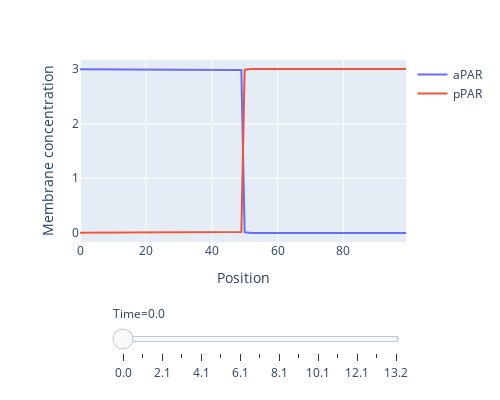

The cell this chart's notebook holds for it:
### Code cell
df4 = pd.DataFrame({'Time': np.around(times2, 1), 'Position': [np.arange(len(soln2[0]))] * len(times2), 
                    'aPAR': list(solns2[0]), 'pPAR': list(solns2[1])}).explode(column=['Position', 'aPAR', 'pPAR'])
fig = px.line(data_frame=df4, x='Position', y=['aPAR', 'pPAR'], width=500, height=400, labels={"value": "Membrane concentration"}, 
              animation_frame='Time')
fig["layout"].pop("updatemenus")
fig.update_layout(legend_title="")
fig.show()

### Figure 1 — Plotly figure (JSON) as saved in the notebook; plotly's stock layout.template omitted (floating-point values rounded to 4 significant figures)
{"data": [{"hovertemplate": "variable=aPAR<br>Time=0.0<br>Position=%{x}<br>Membrane concentration=%{y}<extra></extra>", "legendgroup": "aPAR", "line": {"color": "#636efa", "dash": "solid"}, "marker": {"symbol": "circle"}, "mode": "lines", "name": "aPAR", "orientation": "v", "showlegend": true, "type": "scatter", "x": [0, 1, 2, 3, 4, 5, 6, 7, 8, 9, 10, 11, 12, 13, 14, 15, 16, 17, 18, 19, 20, 21, 22, 23, 24, 25, 26, 27, 28, 29, 30, 31, 32, 33, 34, 35, 36, 37, 38, 39, 40, 41, 42, 43, 44, 45, 46, 47, 48, 49, 50, 51, 52, 53, 54, 55, 56, 57, 58, 59, 60, 61, 62, 63, 64, 65, 66, 67, 68, 69, 70, 71, 72, 73, 74, 75, 76, 77, 78, 79, 80, 81, 82, 83, 84, 85, 86, 87, 88, 89, 90, 91, 92, 93, 94, 95, 96, 97, 98, 99], "xaxis": "x", "y": [2.992, 2.992, 2.992, 2.992, 2.992, 2.992, 2.992, 2.992, 2.992, 2.992, 2.992, 2.992, 2.992, 2.992, 2.992, 2.992, 2.992, 2.992, 2.992, 2.992, 2.992, 2.992, 2.992, 2.992, 2.992, 2.992, 2.992, 2.992, 2.992, 2.992, 2.992, 2.992, 2.992, 2.992, 2.992, 2.992, 2.992, 2.992, 2.992, 2.992, 2.992, 2.992, 2.992, 2.992, 2.992, 2.992, 2.992, 2.992, 2.991, 2.98, 0.01135, 0.0004838, 0.0004627, 0.0004626, 0.0004626, 0.0004626, 0.0004626, 0.0004626, 0.0004626, 0.0004626, 0.0004626, 0.0004626, 0.0004626, 0.0004626, 0.0004626, 0.0004626, 0.0004626, 0.0004626, 0.0004626, 0.0004626, 0.0004626, 0.0004626, 0.0004626, 0.0004626, 0.0004626, 0.0004626, 0.0004626, 0.0004626, 0.0004626, 0.0004626, 0.0004626, 0.0004626, 0.0004626, 0.0004626, 0.0004626, 0.0004626, 0.0004626, 0.0004626, 0.0004626, 0.0004626, 0.0004626, 0.0004626, 0.0004626, 0.0004626, 0.0004626, 0.0004626, 0.0004626, 0.0004626, 0.0004626, 0.0004626], "yaxis": "y"}, {"hovertemplate": "variable=pPAR<br>Time=0.0<br>Position=%{x}<br>Membrane concentration=%{y}<extra></extra>", "legendgroup": "pPAR", "line": {"color": "#EF553B", "dash": "solid"}, "marker": {"symbol": "circle"}, "mode": "lines", "name": "pPAR", "orientation": "v", "showlegend": true, "type": "scatter", "x": [0, 1, 2, 3, 4, 5, 6, 7, 8, 9, 10, 11, 12, 13, 14, 15, 16, 17, 18, 19, 20, 21, 22, 23, 24, 25, 26, 27, 28, 29, 30, 31, 32, 33, 34, 35, 36, 37, 38, 39, 40, 41, 42, 43, 44, 45, 46, 47, 48, 49, 50, 51, 52, 53, 54, 55, 56, 57, 58, 59, 60, 61, 62, 63, 64, 65, 66, 67, 68, 69, 70, 71, 72, 73, 74, 75, 76, 77, 78, 79, 80, 81, 82, 83, 84, 85, 86, 87, 88, 89, 90, 91, 92, 93, 94, 95, 96, 97, 98, 99], "xaxis": "x", "y": [0.005027, 0.005027, 0.005027, 0.005027, 0.005027, 0.005027, 0.005027, 0.005027, 0.005027, 0.005027, 0.005027, 0.005027, 0.005027, 0.005027, 0.005027, 0.005027, 0.005027, 0.005027, 0.005027, 0.005027, 0.005027, 0.005027, 0.005027, 0.005027, 0.005027, 0.005027, 0.005027, 0.005027, 0.005027, 0.005027, 0.005027, 0.005027, 0.005027, 0.005027, 0.005027, 0.005027, 0.005027, 0.005027, 0.005027, 0.005027, 0.005027, 0.005027, 0.005027, 0.005027, 0.005027, 0.005027, 0.005027, 0.005027, 0.005048, 0.01592, 2.985, 2.996, 2.997, 2.997, 2.997, 2.997, 2.997, 2.997, 2.997, 2.997, 2.997, 2.997, 2.997, 2.997, 2.997, 2.997, 2.997, 2.997, 2.997, 2.997, 2.997, 2.997, 2.997, 2.997, 2.997, 2.997, 2.997, 2.997, 2.997, 2.997, 2.997, 2.997, 2.997, 2.997, 2.997, 2.997, 2.997, 2.997, 2.997, 2.997, 2.997, 2.997, 2.997, 2.997, 2.997, 2.997, 2.997, 2.997, 2.997, 2.997], "yaxis": "y"}], "layout": {"height": 400, "legend": {"title": {"text": ""}, "tracegroupgap": 0}, "margin": {"t": 60}, "sliders": [{"active": 0, "currentvalue": {"prefix": "Time="}, "len": 0.9, "pad": {"b": 10, "t": 60}, "steps": [{"args": [["0.0"], {"frame": {"duration": 0, "redraw": false}, "fromcurrent": true, "mode": "immediate", "transition": {"duration": 0, "easing": "linear"}}], "label": "0.0", "method": "animate"}, {"args": [["1.1"], {"frame": {"duration": 0, "redraw": false}, "fromcurrent": true, "mode": "immediate", "transition": {"duration": 0, "easing": "linear"}}], "label": "1.1", "method": "animate"}, {"args": [["2.1"], {"frame": {"duration": 0, "redraw": false}, "fromcurrent": true, "mode": "immediate", "transition": {"duration": 0, "easing": "linear"}}], "label": "2.1", "method": "animate"}, {"args": [["3.1"], {"frame": {"duration": 0, "redraw": false}, "fromcurrent": true, "mode": "immediate", "transition": {"duration": 0, "easing": "linear"}}], "label": "3.1", "method": "animate"}, {"args": [["4.1"], {"frame": {"duration": 0, "redraw": false}, "fromcurrent": true, "mode": "immediate", "transition": {"duration": 0, "easing": "linear"}}], "label": "4.1", "method": "animate"}, {"args": [["5.1"], {"frame": {"duration": 0, "redraw": false}, "fromcurrent": true, "mode": "immediate", "transition": {"duration": 0, "easing": "linear"}}], "label": "5.1", "method": "animate"}, {"args": [["6.1"], {"frame": {"duration": 0, "redraw": false}, "fromcurrent": true, "mode": "immediate", "transition": {"duration": 0, "easing": "linear"}}], "label": "6.1", "method": "animate"}, {"args": [["7.1"], {"frame": {"duration": 0, "redraw": false}, "fromcurrent": true, "mode": "immediate", "transition": {"duration": 0, "easing": "linear"}}], "label": "7.1", "method": "animate"}, {"args": [["8.1"], {"frame": {"duration": 0, "redraw": false}, "fromcurrent": true, "mode": "immediate", "transition": {"duration": 0, "easing": "linear"}}], "label": "8.1", "method": "animate"}, {"args": [["9.1"], {"frame": {"duration": 0, "redraw": false}, "fromcurrent": true, "mode": "immediate", "transition": {"duration": 0, "easing": "linear"}}], "label": "9.1", "method": "animate"}, {"args": [["10.1"], {"frame": {"duration": 0, "redraw": false}, "fromcurrent": true, "mode": "immediate", "transition": {"duration": 0, "easing": "linear"}}], "label": "10.1", "method": "animate"}, {"args": [["11.1"], {"frame": {"duration": 0, "redraw": false}, "fromcurrent": true, "mode": "immediate", "transition": {"duration": 0, "easing": "linear"}}], "label": "11.1", "method": "animate"}, {"args": [["12.1"], {"frame": {"duration": 0, "redraw": false}, "fromcurrent": true, "mode": "immediate", "transition": {"duration": 0, "easing": "linear"}}], "label": "12.1", "method": "animate"}, {"args": [["13.1"], {"frame": {"duration": 0, "redraw": false}, "fromcurrent": true, "mode": "immediate", "transition": {"duration": 0, "easing": "linear"}}], "label": "13.1", "method": "animate"}, {"args": [["13.2"], {"frame": {"duration": 0, "redraw": false}, "fromcurrent": true, "mode": "immediate", "transition": {"duration": 0, "easing": "linear"}}], "label": "13.2", "method": "animate"}], "x": 0.1, "xanchor": "left", "y": 0, "yanchor": "top"}], "width": 500, "xaxis": {"anchor": "y", "domain": [0, 1], "title": {"text": "Position"}}, "yaxis": {"anchor": "x", "domain": [0, 1], "title": {"text": "Membrane concentration"}}}}
